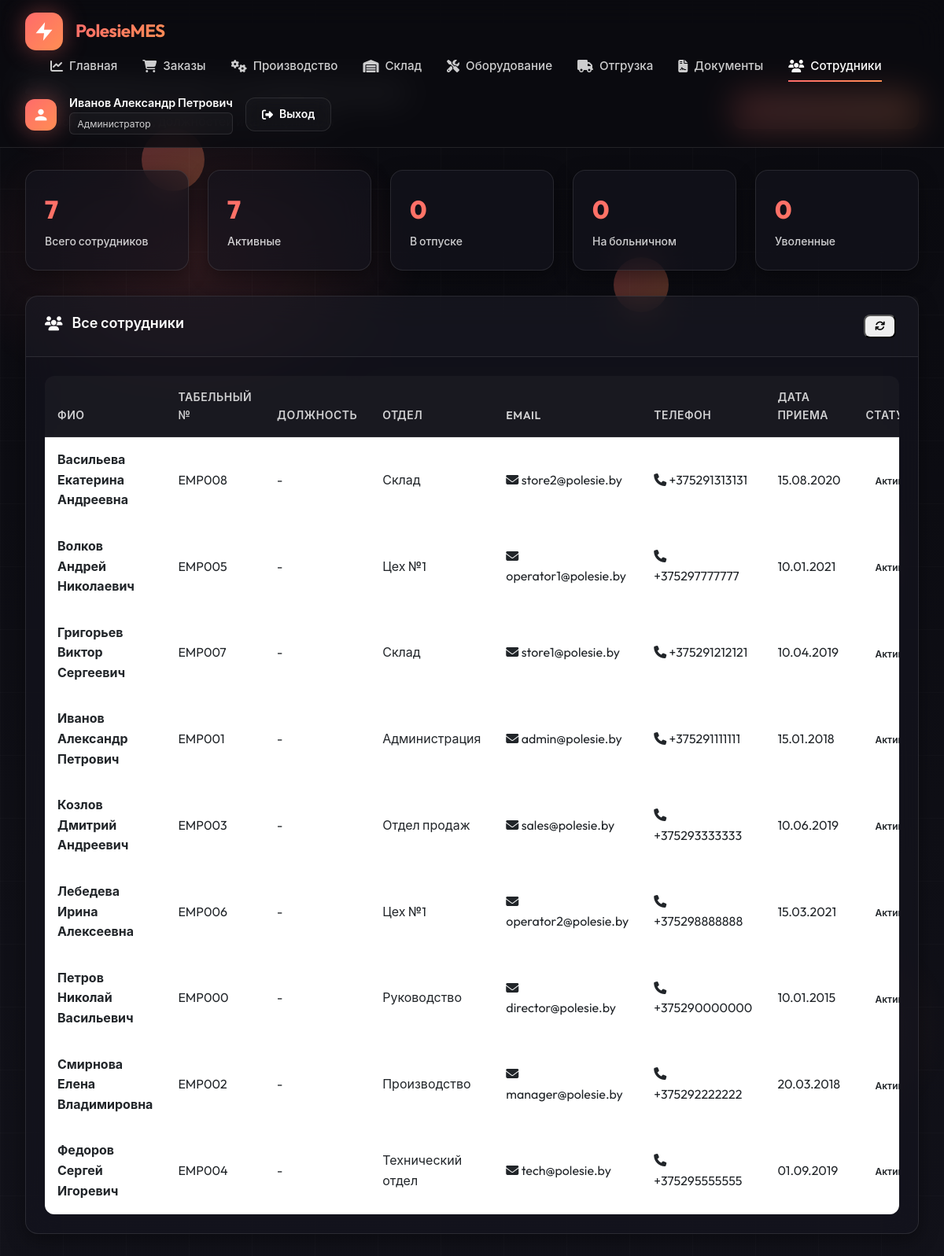
The app's page /modules/employees/index.php (signed in) with its own data.
### tables this page shows
CREATE TABLE staff (
    id INT AUTO_INCREMENT PRIMARY KEY,
    employee_code VARCHAR(20) UNIQUE NOT NULL,
    username VARCHAR(50) UNIQUE,
    password VARCHAR(255),
    first_name VARCHAR(50) NOT NULL,
    last_name VARCHAR(50) NOT NULL,
    middle_name VARCHAR(50),
    position_id INT,
    email VARCHAR(100),
    phone VARCHAR(20),
    department VARCHAR(100),
    role ENUM('admin', 'director', 'manager', 'operator', 'warehouse_keeper') NOT NULL,
    hire_date DATE,
    status ENUM('active', 'vacation', 'sick', 'terminated') DEFAULT 'active',
    is_active BOOLEAN DEFAULT TRUE,
    last_login TIMESTAMP NULL,
    created_at TIMESTAMP DEFAULT CURRENT_TIMESTAMP,
    updated_at TIMESTAMP DEFAULT CURRENT_TIMESTAMP ON UPDATE CURRENT_TIMESTAMP,
    FOREIGN KEY (position_id) REFERENCES dictionaries(id)
);

CREATE TABLE dictionaries (
    id INT AUTO_INCREMENT PRIMARY KEY,
    dict_type ENUM('unit', 'category', 'location', 'position') NOT NULL,
    code VARCHAR(50) NOT NULL,
    name VARCHAR(200) NOT NULL,
    parent_id INT NULL,
    extra_data JSON,
    description TEXT,
    is_active BOOLEAN DEFAULT TRUE,
    created_at TIMESTAMP DEFAULT CURRENT_TIMESTAMP,
    INDEX idx_dict_type (dict_type),
    INDEX idx_code (code)
);

### includes/auth_functions.php (called while the page is built, shortened)
<?php
function isLoggedIn() {
    return true;
}
function hasRole($roles) {
    if (is_string($roles)) {
        $roles = [$roles];
    }
    if (isset($_SESSION['role']) && ($_SESSION['role'] === 'admin' || $_SESSION['role'] === 'director')) {
        return true;
    }
    return in_array($_SESSION['role'], $roles);
}

### includes/helpers.php (called while the page is built, shortened)
<?php
function getRoleName($role) {
    $roles = [
        'admin' => 'Администратор',
        'director' => 'Директор',
        'manager' => 'Менеджер',
        'technologist' => 'Технолог',
        'operator' => 'Оператор',
        'quality_inspector' => 'Инспектор ОТК',
        'warehouse_keeper' => 'Кладовщик'
    ];
    return $roles[$role] ?? $role;
}
function e($string) {
    return htmlspecialchars($string ?? '', ENT_QUOTES, 'UTF-8');
}

### modules/employees/index.php (the view, shortened to what this page needs)
<?php
require_once __DIR__ . '/../../includes/auth_functions.php';
require_once __DIR__ . '/../../includes/helpers.php';
$db = getDB();
$stmt = $db->query("
    SELECT s.*, d.name as position_name,
           CASE
               WHEN s.status = 'active' THEN 'normal'
               WHEN s.status = 'vacation' THEN 'info'
               WHEN s.status = 'sick' THEN 'warning'
               WHEN s.status = 'terminated' THEN 'critical'
               ELSE 'normal'
           END as status_class
    FROM staff s
    LEFT JOIN dictionaries d ON s.position_id = d.id AND d.dict_type = 'position'
    WHERE s.role != 'admin' OR s.id IS NOT NULL
    ORDER BY s.last_name ASC, s.first_name ASC
");
$employees = $stmt->fetchAll();
$stmt = $db->query("
    SELECT
        COUNT(*) as total,
        SUM(CASE WHEN status = 'active' THEN 1 ELSE 0 END) as active,
        SUM(CASE WHEN status = 'vacation' THEN 1 ELSE 0 END) as vacation,
        SUM(CASE WHEN status = 'sick' THEN 1 ELSE 0 END) as sick,
        SUM(CASE WHEN status = 'terminated' THEN 1 ELSE 0 END) as `terminated`
    FROM staff
    WHERE role IN ('manager', 'operator', 'warehouse_keeper')
");
$employeeStats = $stmt->fetch();
?>
<!DOCTYPE html>
<html lang="ru">
<head>
    <link href="https://cdn.jsdelivr.net/npm/bootstrap@5.3.0/dist/css/bootstrap.min.css" rel="stylesheet">
    <link href="https://cdnjs.cloudflare.com/ajax/libs/font-awesome/6.4.0/css/all.min.css" rel="stylesheet">
    <link rel="stylesheet" href="<?= APP_URL ?>/assets/css/common-style.css">
</head>
<body>
    <div class="particles-container">
        <div class="particle"></div>
        <div class="particle"></div>
    </div>
    <nav class="navbar" id="navbar">
        <a href="<?= APP_URL ?>" class="nav-brand">
            <div class="brand-logo">
                <svg viewBox="0 0 24 24"><path d="M13 2L3 14h9l-1 8 10-12h-9l1-8z"/></svg>
            </div>
            <span class="brand-name">PolesieMES</span>
        </a>
        <ul class="nav-menu">
            <li>
                <a href="<?= APP_URL ?>/modules/dashboard/index.php" class="nav-link">
                    <i class="fas fa-chart-line"></i>
                    Главная
                </a>
            </li>
            <?php if (hasRole(['admin', 'manager'])): ?>
            <li>
                <a href="<?= APP_URL ?>/modules/orders/index.php" class="nav-link">
                    <i class="fas fa-shopping-cart"></i>
                    Заказы
                </a>
            </li>
            <?php endif; ?>
            <?php if (hasRole(['admin', 'manager', 'technologist', 'operator'])): ?>
            <li>
                <a href="<?= APP_URL ?>/modules/production/index.php" class="nav-link">
                    <i class="fas fa-cogs"></i>
                    Производство
                </a>
            </li>
            <?php endif; ?>
            <?php if (hasRole(['admin', 'manager', 'warehouse_keeper'])): ?>
            <li>
                <a href="<?= APP_URL ?>/modules/warehouse/warehouse_dashboard.php" class="nav-link">
                    <i class="fas fa-warehouse"></i>
                    Склад
                </a>
            </li>
            <?php endif; ?>
            <?php if (hasRole(['admin', 'manager', 'technologist'])): ?>
            <li>
                <a href="<?= APP_URL ?>/modules/equipment/index.php" class="nav-link">
                    <i class="fas fa-tools"></i>
                    Оборудование
                </a>
            </li>
            <?php endif; ?>
            <?php if (hasRole(['admin', 'manager', 'logistician'])): ?>
            <li>
                <a href="<?= APP_URL ?>/modules/shipment/index.php" class="nav-link">
                    <i class="fas fa-truck"></i>
                    Отгрузка
                </a>
            </li>
            <?php endif; ?>
            <?php if (hasRole(['admin', 'manager', 'technologist'])): ?>
            <li>
                <a href="<?= APP_URL ?>/modules/documents/index.php" class="nav-link">
                    <i class="fas fa-file-contract"></i>
                    Документы
                </a>
            </li>
            <?php endif; ?>
            <?php if (hasRole('admin')): ?>
            <li>
                <a href="<?= APP_URL ?>/modules/employees/index.php" class="nav-link active">
                    <i class="fas fa-users"></i>
                    Сотрудники
                </a>
            </li>
            <?php endif; ?>
        </ul>
        <div class="user-menu">
            <div class="user-avatar">
                <svg viewBox="0 0 24 24"><path d="M12 12c2.21 0 4-1.79 4-4s-1.79-4-4-4-4 1.79-4 4 1.79 4 4 4zm0 2c-2.67 0-8 1.34-8 4v2h16v-2c0-2.66-5.33-4-8-4z"/></svg>
            </div>
            <div class="user-info">
                <span class="user-name"><?= e($_SESSION['full_name']) ?></span>
                <span class="user-role"><?= e(getRoleName($_SESSION['role'])) ?></span>
            </div>
            <a href="<?= APP_URL ?>/modules/auth/logout.php" class="btn-logout">
                <i class="fas fa-sign-out-alt"></i>
                Выход
            </a>
        </div>
    </nav>
    <div class="main-content">
        <div class="page-header">
            <div class="page-title">
                <h1><i class="fas fa-users"></i> Управление сотрудниками</h1>
                <p>Контроль персонала, должностей и квалификации</p>
            </div>
            <?php if (hasRole(['admin', 'manager'])): ?>
            <a href="create.php" class="btn-primary-custom">
                <i class="fas fa-plus"></i> Добавить сотрудника
            </a>
            <?php endif; ?>
        </div>
        <div class="stats-grid">
            <div class="stat-card">
                <div class="stat-value"><?= $employeeStats['total'] ?></div>
                <div class="stat-label">Всего сотрудников</div>
            </div>
            <div class="stat-card">
                <div class="stat-value" style="color: var(--success-color);"><?= $employeeStats['active'] ?></div>
                <div class="stat-label">Активные</div>
            </div>
            <div class="stat-card">
                <div class="stat-value" style="color: var(--info-color);"><?= $employeeStats['vacation'] ?></div>
                <div class="stat-label">В отпуске</div>
            </div>
            <div class="stat-card">
                <div class="stat-value" style="color: var(--warning-color);"><?= $employeeStats['sick'] ?></div>
                <div class="stat-label">На больничном</div>
            </div>
            <div class="stat-card">
                <div class="stat-value" style="color: var(--danger-color);"><?= $employeeStats['terminated'] ?></div>
                <div class="stat-label">Уволенные</div>
            </div>
        </div>
        <div class="card">
            <div class="card-header">
                <div class="card-title">
                    <i class="fas fa-users"></i> Все сотрудники
                </div>
                <div>
                    <button class="btn-action" onclick="location.reload()">
                        <i class="fas fa-sync"></i>
                    </button>
                </div>
            </div>
            <div class="card-body">
                <div class="table-responsive">
                    <table class="table">
                        <thead>
                            <tr>
                                <th>ФИО</th>
                                <th>Табельный №</th>
                                <th>Должность</th>
                                <th>Отдел</th>
                                <th>Email</th>
                                <th>Телефон</th>
                                <th>Дата приема</th>
                                <th>Статус</th>
                            </tr>
                        </thead>
                        <tbody>
                            <?php foreach ($employees as $employee): ?>
                            <tr>
                                <td>
                                    <strong><?= e($employee['last_name']) ?> <?= e($employee['first_name']) ?> <?= e($employee['middle_name'] ?? '') ?></strong>
                                </td>
                                <td><?= e($employee['employee_code']) ?></td>
                                <td><?= e($employee['position_name'] ?? '-') ?></td>
                                <td><?= e($employee['department'] ?? '-') ?></td>
                                <td>
                                    <?php if ($employee['email']): ?>
                                        <i class="fas fa-envelope"></i> <?= e($employee['email']) ?>
                                    <?php else: ?>
                                        <span style="color: var(--text-muted);">-</span>
                                    <?php endif; ?>
                                </td>
                                <td>
                                    <?php if ($employee['phone']): ?>
                                        <i class="fas fa-phone"></i> <?= e($employee['phone']) ?>
                                    <?php else: ?>
                                        <span style="color: var(--text-muted);">-</span>
                                    <?php endif; ?>
                                </td>
                                <td><?= date('d.m.Y', strtotime($employee['hire_date'])) ?></td>
                                <td>
                                    <span class="badge-status badge-<?= $employee['status'] ?>">
                                        <?= $employee['status'] == 'active' ? 'Активен' :
                                            ($employee['status'] == 'vacation' ? 'Отпуск' :
                                            ($employee['status'] == 'sick' ? 'Больничный' : 'Уволен')) ?>
                                    </span>
                                </td>
                            </tr>
                            <?php endforeach; ?>
                        </tbody>
                    </table>
                </div>
            </div>
        </div>
    </div>
</body>
</html>

### records on screen
staff: last_name "Васильева", first_name "Екатерина", middle_name "Андреевна", employee_code "EMP008", position.name "-", department "Склад", email "store2@polesie.by", phone "+375291313131", hire_date "15.08.2020", status "Активен"
staff: last_name "Волков", first_name "Андрей", middle_name "Николаевич", employee_code "EMP005", position.name "-", department "Цех №1", email "operator1@polesie.by", phone "+375297777777", hire_date "10.01.2021", status "Активен"
staff: last_name "Григорьев", first_name "Виктор", middle_name "Сергеевич", employee_code "EMP007", position.name "-", department "Склад", email "store1@polesie.by", phone "+375291212121", hire_date "10.04.2019", status "Активен"
staff: last_name "Иванов", first_name "Александр", middle_name "Петрович", employee_code "EMP001", position.name "-", department "Администрация", email "admin@polesie.by", phone "+375291111111", hire_date "15.01.2018", status "Активен"
staff: last_name "Козлов", first_name "Дмитрий", middle_name "Андреевич", employee_code "EMP003", position.name "-", department "Отдел продаж", email "sales@polesie.by", phone "+375293333333", hire_date "10.06.2019", status "Активен"
staff: last_name "Лебедева", first_name "Ирина", middle_name "Алексеевна", employee_code "EMP006", position.name "-", department "Цех №1", email "operator2@polesie.by", phone "+375298888888", hire_date "15.03.2021", status "Активен"
staff: last_name "Петров", first_name "Николай", middle_name "Васильевич", employee_code "EMP000", position.name "-", department "Руководство", email "director@polesie.by", phone "+375290000000", hire_date "10.01.2015", status "Активен"
staff: last_name "Смирнова", first_name "Елена", middle_name "Владимировна", employee_code "EMP002", position.name "-", department "Производство", email "manager@polesie.by", phone "+375292222222", hire_date "20.03.2018", status "Активен"
staff: last_name "Федоров", first_name "Сергей", middle_name "Игоревич", employee_code "EMP004", position.name "-", department "Технический отдел", email "tech@polesie.by", phone "+375295555555", hire_date "01.09.2019", status "Активен"

### other values on screen
$_SESSION['full_name'] "Иванов Александр Петрович"
getRoleName($_SESSION['role']) "Администратор"
$employeeStats['total'] "7"
$employeeStats['active'] "7"
$employeeStats['vacation'] "0"
$employeeStats['sick'] "0"
$employeeStats['terminated'] "0"
